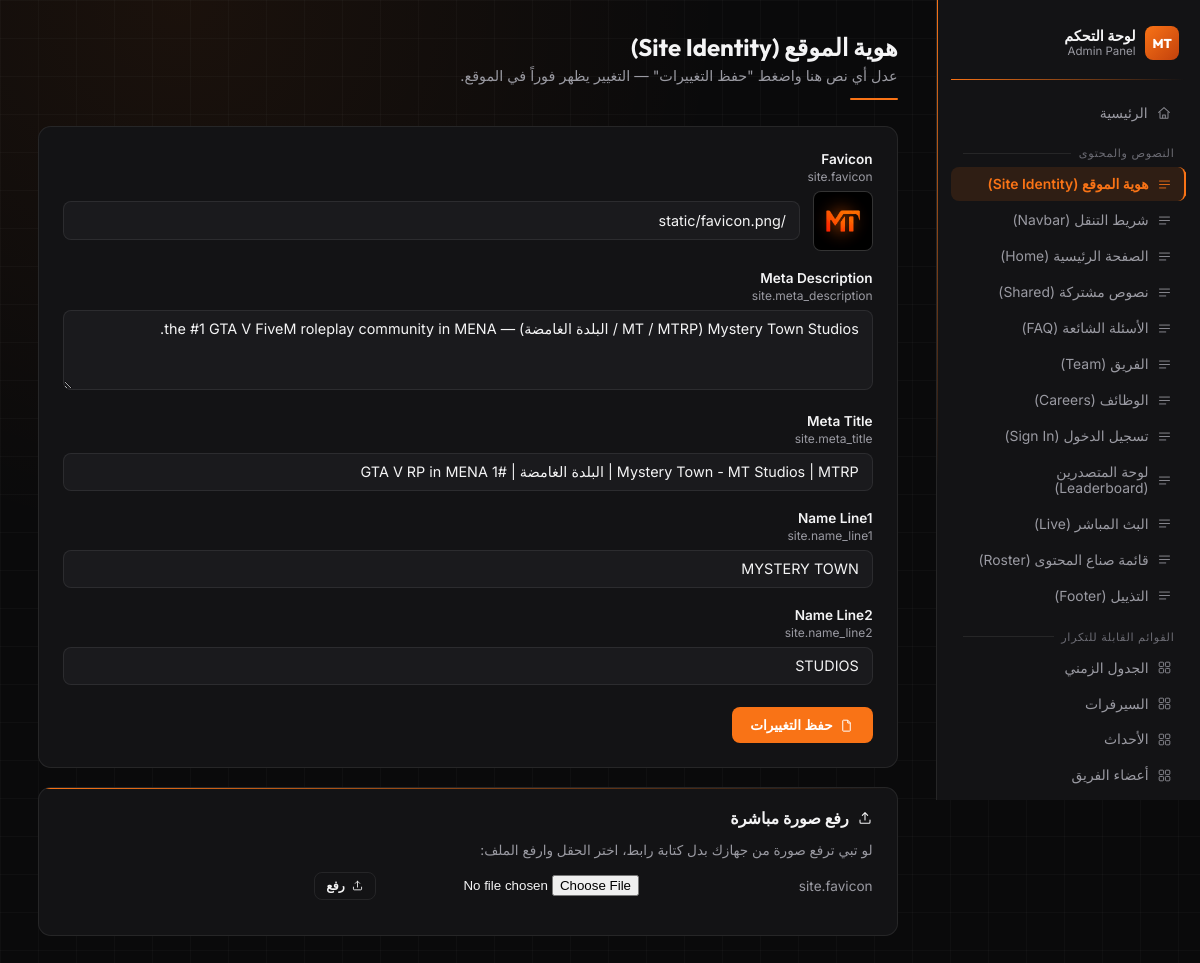
/admin/content/site (signed in), run on the app's committed database.
### tables this page shows
CREATE TABLE content (
    key TEXT PRIMARY KEY,
    value TEXT NOT NULL
);

### app.py (the view, shortened to what this page needs)
@app.route("/admin/content/<group>", methods=["GET", "POST"])
@login_required
def admin_content_group(group):
    if group not in CONTENT_GROUPS:
        flash("قسم غير موجود", "error")
        return redirect(url_for("admin_dashboard"))
    conn = get_db()
    rows = conn.execute(
        "SELECT * FROM content WHERE key LIKE ? ORDER BY key", (f"{group}.%",)
    ).fetchall()
    conn.close()
    return render_template(
        "admin/content_group.html",
        group=group,
        group_label=CONTENT_GROUPS[group],
        rows=rows,
        groups=CONTENT_GROUPS,
    )

### app.py (called while the page is built)
def get_all_content():
    if "content" not in g:
        g.content = get_content_dict()
    return g.content

@app.context_processor
def inject_globals():
    conn = get_db()
    social_links = conn.execute(
        "SELECT * FROM social_links ORDER BY sort_order, id"
    ).fetchall()
    conn.close()
    return {
        "c": get_all_content(),
        "social_links": social_links,
    }

def login_required(view):
    @functools.wraps(view)
    def wrapped(*args, **kwargs):
        if not session.get("admin_id"):
            return redirect(url_for("admin_login", next=request.path))
        return view(*args, **kwargs)
    return wrapped

### db.py (called while the page is built)
def get_db():
    conn = sqlite3.connect(DB_PATH)
    conn.row_factory = sqlite3.Row
    conn.execute("PRAGMA foreign_keys = ON")
    return conn

def get_content_dict():
    conn = get_db()
    rows = conn.execute("SELECT key, value FROM content").fetchall()
    conn.close()
    return {row["key"]: row["value"] for row in rows}

### templates/admin/content_group.html (shortened to what this page needs)
{% extends "admin/base.html" %}
{% block content %}
{% import "icons.html" as ic %}
<div class="admin-header">
  <div>
    <h1 class="admin-title">{{ group_label }}</h1>
    <p class="admin-subtitle">عدل أي نص هنا واضغط "حفظ التغييرات" — التغيير يظهر فوراً في الموقع.</p>
    <div class="header-line"></div>
  </div>
</div>
<form method="post">
  <div class="admin-card">
    {% for row in rows %}
      {% set is_image = 'image' in row.key or row.key.endswith('favicon') or row.key.endswith('_bg_image') %}
      {% set is_long = row.value|length > 90 %}
      <div class="field">
        <label>{{ row.key.split('.')[-1].replace('_', ' ')|title }}
          <span class="hint">{{ row.key }}</span>
        </label>
        {% if is_image %}
          <div class="current-image">
            {% if row.value %}<img src="{{ row.value }}" alt="">{% endif %}
            <input type="text" name="{{ row.key }}" value="{{ row.value }}" placeholder="/static/images/example.webp">
          </div>
        {% elif is_long %}
          <textarea name="{{ row.key }}">{{ row.value }}</textarea>
        {% else %}
          <input type="text" name="{{ row.key }}" value="{{ row.value }}">
        {% endif %}
      </div>
    {% endfor %}
    <div class="actions-row">
      <button type="submit" class="btn btn-primary">{{ ic.icon('doc', 15) }} حفظ التغييرات</button>
    </div>
  </div>
</form>
<div class="admin-card">
  <div class="card-line"></div>
  <h2 style="margin-top:0;font-size:1rem;display:flex;align-items:center;gap:0.5rem;">{{ ic.icon('upload', 16) }} رفع صورة مباشرة</h2>
  <p style="color:var(--muted);font-size:0.85rem;">لو تبي ترفع صورة من جهازك بدل كتابة رابط، اختر الحقل وارفع الملف:</p>
  {% for row in rows %}
    {% if 'image' in row.key or row.key.endswith('favicon') or row.key.endswith('_bg_image') %}
    <form method="post" enctype="multipart/form-data" action="{{ url_for('admin_content_upload', group=group, key=row.key) }}" style="display:flex;align-items:center;gap:0.6rem;margin-bottom:0.7rem;">
      <span style="font-size:0.85rem;color:var(--muted);min-width:14rem;">{{ row.key }}</span>
      <input type="file" name="file" accept="image/*" required>
      <button type="submit" class="btn btn-outline btn-sm">{{ ic.icon('upload', 13) }} رفع</button>
    </form>
    {% endif %}
  {% endfor %}
</div>
{% endblock %}

### templates/admin/base.html (shortened to what this page needs)
<!DOCTYPE html>
<html lang="ar" dir="rtl">
<head>
<link rel="stylesheet" href="{{ url_for('static', filename='css/admin.css') }}">
</head>
<body>
{% import "icons.html" as ic %}
{% if session.get('admin_id') %}
<div class="admin-shell">
  <aside class="admin-sidebar">
    <div class="admin-brand">
      <span class="badge">MT</span>
      <div>
        <div style="font-weight:700;font-size:0.9rem;">لوحة التحكم</div>
        <div style="font-size:0.72rem;color:var(--muted);">Admin Panel</div>
      </div>
    </div>
    <div class="side-line"></div>
    <nav class="admin-nav">
      <a href="{{ url_for('admin_dashboard') }}" class="{{ 'active' if request.endpoint=='admin_dashboard' }}">{{ ic.icon('home', 16) }} الرئيسية</a>
      <div class="nav-group-title"><span>النصوص والمحتوى</span><span class="line"></span></div>
      {% for key, label in (groups or {}).items() %}
      <a href="{{ url_for('admin_content_group', group=key) }}" class="{{ 'active' if request.view_args and request.view_args.get('group')==key }}">{{ ic.icon('text', 15) }} {{ label }}</a>
      {% endfor %}
      <div class="nav-group-title"><span>القوائم القابلة للتكرار</span><span class="line"></span></div>
      <a href="{{ url_for('admin_collection_list', key='timeline') }}">{{ ic.icon('grid', 15) }} الجدول الزمني</a>
      <a href="{{ url_for('admin_collection_list', key='servers') }}">{{ ic.icon('grid', 15) }} السيرفرات</a>
      <a href="{{ url_for('admin_collection_list', key='events') }}">{{ ic.icon('grid', 15) }} الأحداث</a>
      <a href="{{ url_for('admin_collection_list', key='team') }}">{{ ic.icon('grid', 15) }} أعضاء الفريق</a>
      <a href="{{ url_for('admin_collection_list', key='roster') }}">{{ ic.icon('grid', 15) }} صناع المحتوى</a>
    </nav>
  </aside>
  <main class="admin-main">
    {% block content %}{% endblock %}
  </main>
</div>
{% else %}
  {% block content_noauth %}{% endblock %}
{% endif %}
</body>
</html>

### templates/icons.html (shortened to what this page needs)
{% macro icon(name, size=18) %}
{%- if name == 'youtube' -%}
<svg width="{{size}}" height="{{size}}" viewBox="0 0 24 24" fill="none"><path d="M22 12s0-3.5-.45-5.15a2.9 2.9 0 0 0-2-2C17.9 4.4 12 4.4 12 4.4s-5.9 0-7.55.45a2.9 2.9 0 0 0-2 2C2 8.5 2 12 2 12s0 3.5.45 5.15a2.9 2.9 0 0 0 2 2C6.1 19.6 12 19.6 12 19.6s5.9 0 7.55-.45a2.9 2.9 0 0 0 2-2C22 15.5 22 12 22 12Z" stroke="currentColor" stroke-width="1.6" stroke-linejoin="round"/><path d="M10 9.5v5l4.5-2.5L10 9.5Z" fill="currentColor"/></svg>
{%- elif name == 'tiktok' -%}
<svg width="{{size}}" height="{{size}}" viewBox="0 0 24 24" fill="none"><path d="M14 3v10.8a2.9 2.9 0 1 1-2.4-2.86" stroke="currentColor" stroke-width="1.6" stroke-linecap="round"/><path d="M14 3c.3 2.4 2 4.3 4.4 4.7" stroke="currentColor" stroke-width="1.6" stroke-linecap="round"/></svg>
{%- elif name in ('x', 'twitter') -%}
<svg width="{{size}}" height="{{size}}" viewBox="0 0 24 24" fill="none"><path d="M4 4l16 16M20 4L4 20" stroke="currentColor" stroke-width="1.8" stroke-linecap="round"/></svg>
{%- elif name == 'kick' -%}
<svg width="{{size}}" height="{{size}}" viewBox="0 0 24 24" fill="none"><path d="M5 4v16M5 12l7-8h4l-7 8 7 8h-4l-7-8Z" stroke="currentColor" stroke-width="1.6" stroke-linejoin="round"/></svg>
{%- elif name == 'twitch' -%}
<svg width="{{size}}" height="{{size}}" viewBox="0 0 24 24" fill="none"><path d="M5 4h15v10l-4 4h-4l-3 3v-3H5V4Z" stroke="currentColor" stroke-width="1.6" stroke-linejoin="round"/><path d="M12 8.5v3.5M16 8.5v3.5" stroke="currentColor" stroke-width="1.6" stroke-linecap="round"/></svg>
{%- elif name == 'play' -%}
<svg width="{{size}}" height="{{size}}" viewBox="0 0 24 24" fill="none"><path d="M8 5.5v13l11-6.5-11-6.5Z" fill="currentColor"/></svg>
{%- elif name == 'arrow' -%}
<svg width="{{size}}" height="{{size}}" viewBox="0 0 24 24" fill="none"><path d="M5 12h14M13 6l6 6-6 6" stroke="currentColor" stroke-width="1.8" stroke-linecap="round" stroke-linejoin="round"/></svg>
{%- elif name == 'arrow-left' -%}
<svg width="{{size}}" height="{{size}}" viewBox="0 0 24 24" fill="none"><path d="M19 12H5M11 6l-6 6 6 6" stroke="currentColor" stroke-width="1.8" stroke-linecap="round" stroke-linejoin="round"/></svg>
{%- elif name == 'followers' -%}
<svg width="{{size}}" height="{{size}}" viewBox="0 0 24 24" fill="none"><circle cx="12" cy="8" r="3.4" stroke="currentColor" stroke-width="1.6"/><path d="M4.5 19c0-3.6 3.3-6 7.5-6s7.5 2.4 7.5 6" stroke="currentColor" stroke-width="1.6" stroke-linecap="round"/></svg>
{%- elif name == 'eye' -%}
<svg width="{{size}}" height="{{size}}" viewBox="0 0 24 24" fill="none"><path d="M2 12s3.5-6.5 10-6.5S22 12 22 12s-3.5 6.5-10 6.5S2 12 2 12Z" stroke="currentColor" stroke-width="1.6" stroke-linejoin="round"/><circle cx="12" cy="12" r="2.6" stroke="currentColor" stroke-width="1.6"/></svg>
{%- elif name == 'clock' -%}
<svg width="{{size}}" height="{{size}}" viewBox="0 0 24 24" fill="none"><circle cx="12" cy="12" r="8.5" stroke="currentColor" stroke-width="1.6"/><path d="M12 7.5V12l3 2" stroke="currentColor" stroke-width="1.6" stroke-linecap="round" stroke-linejoin="round"/></svg>
{%- elif name == 'pin' -%}
<svg width="{{size}}" height="{{size}}" viewBox="0 0 24 24" fill="none"><path d="M12 21s7-6.2 7-11.5A7 7 0 0 0 5 9.5C5 14.8 12 21 12 21Z" stroke="currentColor" stroke-width="1.6" stroke-linejoin="round"/><circle cx="12" cy="9.5" r="2.3" stroke="currentColor" stroke-width="1.6"/></svg>
{%- elif name == 'doc' -%}
<svg width="{{size}}" height="{{size}}" viewBox="0 0 24 24" fill="none"><path d="M7 3.5h7l4 4V20a1 1 0 0 1-1 1H7a1 1 0 0 1-1-1V4.5a1 1 0 0 1 1-1Z" stroke="currentColor" stroke-width="1.6" stroke-linejoin="round"/><path d="M14 3.5V8h4" stroke="currentColor" stroke-width="1.6" stroke-linejoin="round"/></svg>
{%- elif name == 'mail' -%}
<svg width="{{size}}" height="{{size}}" viewBox="0 0 24 24" fill="none"><rect x="3" y="5.5" width="18" height="13" rx="2" stroke="currentColor" stroke-width="1.6"/><path d="M4 7l8 6 8-6" stroke="currentColor" stroke-width="1.6" stroke-linecap="round" stroke-linejoin="round"/></svg>
{%- elif name == 'home' -%}
<svg width="{{size}}" height="{{size}}" viewBox="0 0 24 24" fill="none"><path d="M4 11 12 4l8 7" stroke="currentColor" stroke-width="1.6" stroke-linecap="round" stroke-linejoin="round"/><path d="M6 10v9a1 1 0 0 0 1 1h10a1 1 0 0 0 1-1v-9" stroke="currentColor" stroke-width="1.6" stroke-linejoin="round"/><path d="M10 20v-5h4v5" stroke="currentColor" stroke-width="1.6" stroke-linejoin="round"/></svg>
{%- elif name == 'text' -%}
<svg width="{{size}}" height="{{size}}" viewBox="0 0 24 24" fill="none"><path d="M4 6.5h16M4 12h16M4 17.5h10" stroke="currentColor" stroke-width="1.6" stroke-linecap="round"/></svg>
{%- elif name == 'grid' -%}
<svg width="{{size}}" height="{{size}}" viewBox="0 0 24 24" fill="none"><rect x="3.5" y="3.5" width="7" height="7" rx="1.4" stroke="currentColor" stroke-width="1.6"/><rect x="13.5" y="3.5" width="7" height="7" rx="1.4" stroke="currentColor" stroke-width="1.6"/><rect x="3.5" y="13.5" width="7" height="7" rx="1.4" stroke="currentColor" stroke-width="1.6"/><rect x="13.5" y="13.5" width="7" height="7" rx="1.4" stroke="currentColor" stroke-width="1.6"/></svg>
{%- elif name == 'gear' -%}
<svg width="{{size}}" height="{{size}}" viewBox="0 0 24 24" fill="none"><circle cx="12" cy="12" r="3" stroke="currentColor" stroke-width="1.6"/><path d="M12 3.5v2.3M12 18.2v2.3M20.5 12h-2.3M5.8 12H3.5M17.7 6.3l-1.6 1.6M7.9 16.1l-1.6 1.6M17.7 17.7l-1.6-1.6M7.9 7.9 6.3 6.3" stroke="currentColor" stroke-width="1.6" stroke-linecap="round"/></svg>
{%- elif name == 'logout' -%}
<svg width="{{size}}" height="{{size}}" viewBox="0 0 24 24" fill="none"><path d="M9 4H6a1.5 1.5 0 0 0-1.5 1.5v13A1.5 1.5 0 0 0 6 20h3" stroke="currentColor" stroke-width="1.6" stroke-linecap="round"/><path d="M14 8l4.5 4-4.5 4M18 12H9" stroke="currentColor" stroke-width="1.6" stroke-linecap="round" stroke-linejoin="round"/></svg>
{%- elif name == 'link' -%}
<svg width="{{size}}" height="{{size}}" viewBox="0 0 24 24" fill="none"><path d="M9.5 14.5 14.5 9.5" stroke="currentColor" stroke-width="1.6" stroke-linecap="round"/><path d="M11 7.5 13 5.4a3.2 3.2 0 0 1 4.6 4.5L15.5 12M13 16.5 11 18.6A3.2 3.2 0 0 1 6.4 14L8.5 12" stroke="currentColor" stroke-width="1.6" stroke-linecap="round"/></svg>
{%- elif name == 'plus' -%}
<svg width="{{size}}" height="{{size}}" viewBox="0 0 24 24" fill="none"><path d="M12 5v14M5 12h14" stroke="currentColor" stroke-width="1.8" stroke-linecap="round"/></svg>
{%- elif name == 'edit' -%}
<svg width="{{size}}" height="{{size}}" viewBox="0 0 24 24" fill="none"><path d="M4 20l.9-3.6L15.4 6l3.6 3.6L8.6 20.9 4 20Z" stroke="currentColor" stroke-width="1.6" stroke-linejoin="round"/></svg>
{%- elif name == 'upload' -%}
<svg width="{{size}}" height="{{size}}" viewBox="0 0 24 24" fill="none"><path d="M12 15V4M8 8l4-4 4 4" stroke="currentColor" stroke-width="1.6" stroke-linecap="round" stroke-linejoin="round"/><path d="M4.5 15v3.5A1.5 1.5 0 0 0 6 20h12a1.5 1.5 0 0 0 1.5-1.5V15" stroke="currentColor" stroke-width="1.6" stroke-linecap="round"/></svg>
{%- elif name == 'dot' -%}
<svg width="{{size}}" height="{{size}}" viewBox="0 0 24 24" fill="none"><circle cx="12" cy="12" r="4" fill="currentColor"/></svg>
{%- else -%}
<svg width="{{size}}" height="{{size}}" viewBox="0 0 24 24" fill="none"><circle cx="12" cy="12" r="8.5" stroke="currentColor" stroke-width="1.6"/></svg>
{%- endif -%}
{% endmacro %}

### data on the page
content: key.split "Favicon", key "site.favicon", value (picture), value "/static/favicon.png", {{ size }} 13 (drawn)
content: key.split "Meta Description", key "site.meta_description", key "Mystery Town Studios (MT / MTRP / البلدة الغامضة) — the #1 GTA V FiveM roleplay community in MENA."
content: key.split "Meta Title", key "site.meta_title", value "Mystery Town - MT Studios | MTRP | البلدة الغامضة | #1 GTA V RP in MENA"
content: key.split "Name Line1", key "site.name_line1", value "MYSTERY TOWN"
content: key.split "Name Line2", key "site.name_line2", value "STUDIOS"

### other printed values
{{ label }} "هوية الموقع (Site Identity)" "شريط التنقل (Navbar)" "الصفحة الرئيسية (Home)" "نصوص مشتركة (Shared)" "الأسئلة الشائعة (FAQ)" "الفريق (Team)" "الوظائف (Careers)" "تسجيل الدخول (Sign In)" "لوحة المتصدرين (Leaderboard)" "البث المباشر (Live)" "قائمة صناع المحتوى (Roster)" "التذييل (Footer)"
{{ group_label }} "هوية الموقع (Site Identity)"
